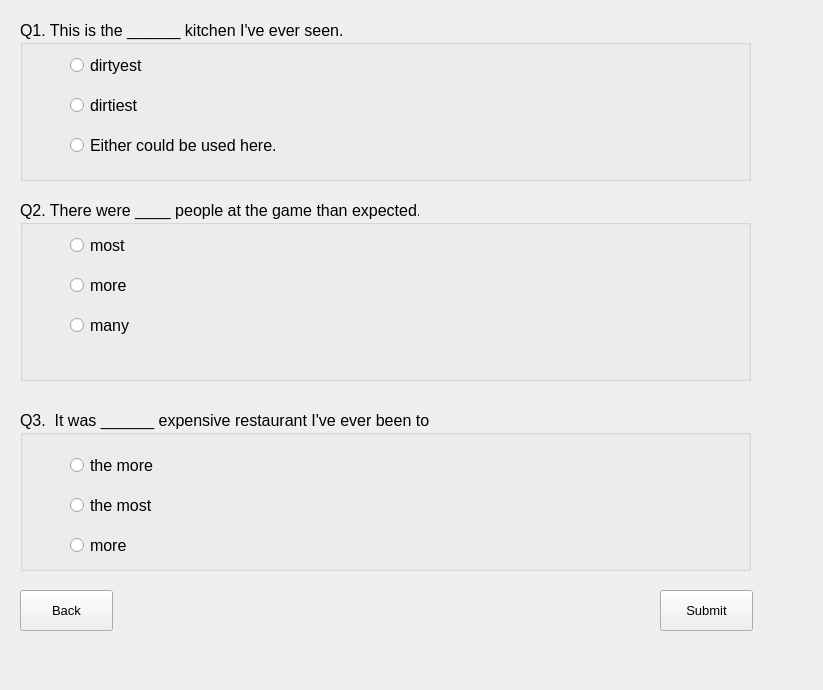
<?xml version="1.0" encoding="UTF-8"?>
<ui version="4.0">
 <class>TestForm3</class>
 <widget class="QWidget" name="TestForm3">
  <property name="geometry">
   <rect>
    <x>0</x>
    <y>0</y>
    <width>823</width>
    <height>690</height>
   </rect>
  </property>
  <property name="windowTitle">
   <string>Form</string>
  </property>
  <widget class="QGroupBox" name="groupBox">
   <property name="geometry">
    <rect>
     <x>20</x>
     <y>20</y>
     <width>731</width>
     <height>161</height>
    </rect>
   </property>
   <property name="font">
    <font>
     <pointsize>12</pointsize>
    </font>
   </property>
   <property name="title">
    <string>Q1. This is the ______ kitchen I've ever seen.</string>
   </property>
   <widget class="QRadioButton" name="radioButton">
    <property name="geometry">
     <rect>
      <x>50</x>
      <y>30</y>
      <width>131</width>
      <height>31</height>
     </rect>
    </property>
    <property name="text">
     <string>dirtyest</string>
    </property>
   </widget>
   <widget class="QRadioButton" name="radioButton_2">
    <property name="geometry">
     <rect>
      <x>50</x>
      <y>70</y>
      <width>131</width>
      <height>31</height>
     </rect>
    </property>
    <property name="text">
     <string>dirtiest</string>
    </property>
   </widget>
   <widget class="QRadioButton" name="radioButton_3">
    <property name="geometry">
     <rect>
      <x>50</x>
      <y>110</y>
      <width>291</width>
      <height>31</height>
     </rect>
    </property>
    <property name="text">
     <string>Either could be used here.</string>
    </property>
   </widget>
  </widget>
  <widget class="QGroupBox" name="groupBox_2">
   <property name="geometry">
    <rect>
     <x>20</x>
     <y>200</y>
     <width>731</width>
     <height>181</height>
    </rect>
   </property>
   <property name="font">
    <font>
     <pointsize>12</pointsize>
    </font>
   </property>
   <property name="title">
    <string>Q2. There were ____ people at the game than expected.</string>
   </property>
   <widget class="QRadioButton" name="radioButton_4">
    <property name="geometry">
     <rect>
      <x>50</x>
      <y>30</y>
      <width>131</width>
      <height>31</height>
     </rect>
    </property>
    <property name="text">
     <string>most</string>
    </property>
   </widget>
   <widget class="QRadioButton" name="radioButton_5">
    <property name="geometry">
     <rect>
      <x>50</x>
      <y>70</y>
      <width>95</width>
      <height>31</height>
     </rect>
    </property>
    <property name="text">
     <string>more</string>
    </property>
   </widget>
   <widget class="QRadioButton" name="radioButton_6">
    <property name="geometry">
     <rect>
      <x>50</x>
      <y>110</y>
      <width>95</width>
      <height>31</height>
     </rect>
    </property>
    <property name="text">
     <string>many</string>
    </property>
   </widget>
  </widget>
  <widget class="QGroupBox" name="groupBox_3">
   <property name="geometry">
    <rect>
     <x>20</x>
     <y>410</y>
     <width>731</width>
     <height>161</height>
    </rect>
   </property>
   <property name="font">
    <font>
     <pointsize>12</pointsize>
    </font>
   </property>
   <property name="title">
    <string>Q3.  It was ______ expensive restaurant I've ever been to.</string>
   </property>
   <widget class="QRadioButton" name="radioButton_7">
    <property name="geometry">
     <rect>
      <x>50</x>
      <y>40</y>
      <width>131</width>
      <height>31</height>
     </rect>
    </property>
    <property name="text">
     <string>the more</string>
    </property>
   </widget>
   <widget class="QRadioButton" name="radioButton_8">
    <property name="geometry">
     <rect>
      <x>50</x>
      <y>80</y>
      <width>131</width>
      <height>31</height>
     </rect>
    </property>
    <property name="text">
     <string>the most</string>
    </property>
   </widget>
   <widget class="QRadioButton" name="radioButton_9">
    <property name="geometry">
     <rect>
      <x>50</x>
      <y>120</y>
      <width>95</width>
      <height>31</height>
     </rect>
    </property>
    <property name="text">
     <string>more</string>
    </property>
   </widget>
  </widget>
  <widget class="QPushButton" name="pushButton">
   <property name="geometry">
    <rect>
     <x>20</x>
     <y>590</y>
     <width>93</width>
     <height>41</height>
    </rect>
   </property>
   <property name="font">
    <font>
     <pointsize>10</pointsize>
    </font>
   </property>
   <property name="text">
    <string>Back</string>
   </property>
  </widget>
  <widget class="QPushButton" name="pushButton_2">
   <property name="geometry">
    <rect>
     <x>660</x>
     <y>590</y>
     <width>93</width>
     <height>41</height>
    </rect>
   </property>
   <property name="font">
    <font>
     <pointsize>10</pointsize>
    </font>
   </property>
   <property name="text">
    <string>Submit</string>
   </property>
  </widget>
 </widget>
 <resources/>
 <connections>
  <connection>
   <sender>pushButton</sender>
   <signal>clicked()</signal>
   <receiver>TestForm3</receiver>
   <slot>GotoForm2()</slot>
   <hints>
    <hint type="sourcelabel">
     <x>95</x>
     <y>610</y>
    </hint>
    <hint type="destinationlabel">
     <x>158</x>
     <y>607</y>
    </hint>
   </hints>
  </connection>
 </connections>
 <slots>
  <slot>GotoForm2()</slot>
 </slots>
</ui>
